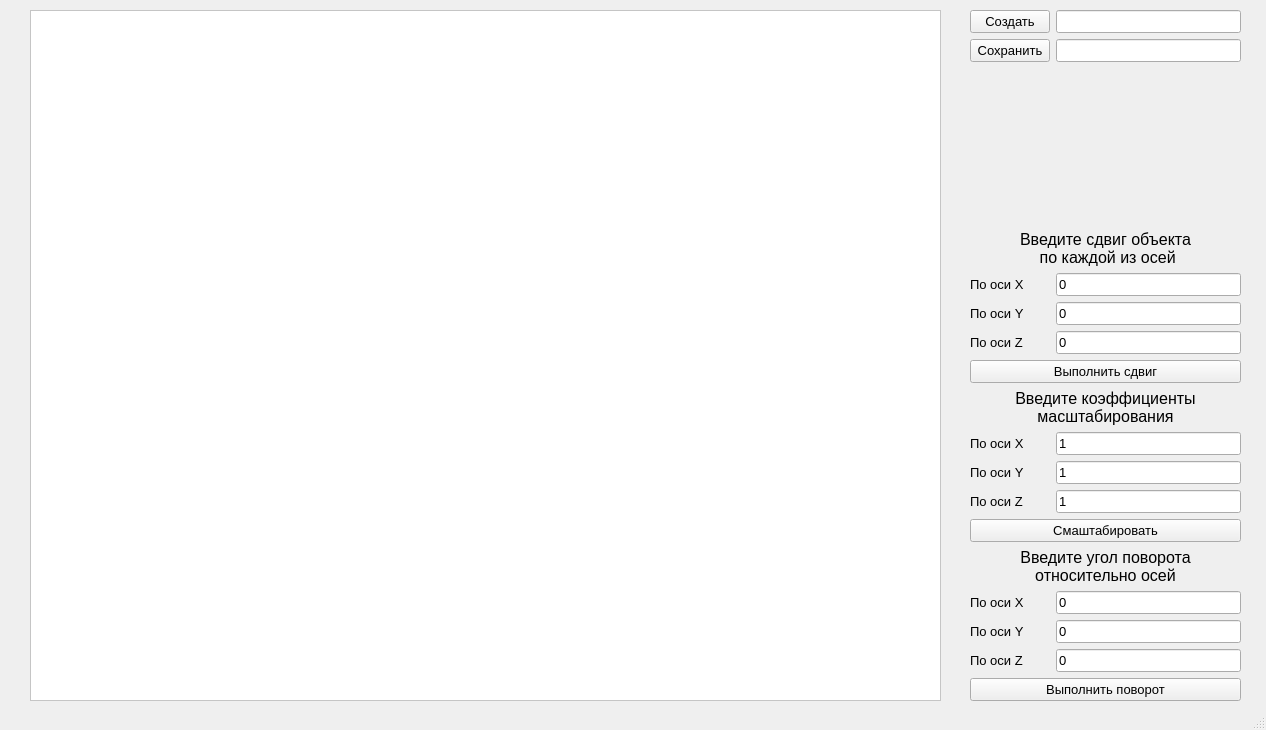
<?xml version="1.0" encoding="UTF-8"?>
<ui version="4.0">
 <class>MainWindow</class>
 <widget class="QMainWindow" name="MainWindow">
  <property name="geometry">
   <rect>
    <x>0</x>
    <y>0</y>
    <width>1266</width>
    <height>730</height>
   </rect>
  </property>
  <property name="minimumSize">
   <size>
    <width>1266</width>
    <height>730</height>
   </size>
  </property>
  <property name="maximumSize">
   <size>
    <width>1266</width>
    <height>730</height>
   </size>
  </property>
  <property name="windowTitle">
   <string>MainWindow</string>
  </property>
  <widget class="QWidget" name="centralwidget">
   <widget class="QWidget" name="formLayoutWidget">
    <property name="geometry">
     <rect>
      <x>970</x>
      <y>10</y>
      <width>271</width>
      <height>691</height>
     </rect>
    </property>
    <layout class="QFormLayout" name="formLayout">
     <item row="0" column="0">
      <widget class="QPushButton" name="createButton">
       <property name="sizePolicy">
        <sizepolicy hsizetype="Preferred" vsizetype="Minimum">
         <horstretch>100</horstretch>
         <verstretch>0</verstretch>
        </sizepolicy>
       </property>
       <property name="font">
        <font>
         <pointsize>10</pointsize>
        </font>
       </property>
       <property name="text">
        <string>Создать</string>
       </property>
      </widget>
     </item>
     <item row="0" column="1">
      <widget class="QLineEdit" name="createEdit">
       <property name="font">
        <font>
         <pointsize>10</pointsize>
        </font>
       </property>
      </widget>
     </item>
     <item row="1" column="0">
      <widget class="QPushButton" name="saveButton">
       <property name="font">
        <font>
         <pointsize>10</pointsize>
        </font>
       </property>
       <property name="text">
        <string>Сохранить</string>
       </property>
      </widget>
     </item>
     <item row="1" column="1">
      <widget class="QLineEdit" name="saveEdit">
       <property name="font">
        <font>
         <pointsize>10</pointsize>
        </font>
       </property>
      </widget>
     </item>
     <item row="3" column="0" colspan="2">
      <widget class="QLabel" name="carryoverLabel">
       <property name="font">
        <font>
         <family>Arial</family>
         <pointsize>12</pointsize>
        </font>
       </property>
       <property name="text">
        <string>Введите сдвиг объекта
 по каждой из осей</string>
       </property>
       <property name="alignment">
        <set>Qt::AlignCenter</set>
       </property>
      </widget>
     </item>
     <item row="4" column="0">
      <widget class="QLabel" name="dxLabel">
       <property name="font">
        <font>
         <pointsize>10</pointsize>
        </font>
       </property>
       <property name="text">
        <string>По оси X</string>
       </property>
      </widget>
     </item>
     <item row="4" column="1">
      <widget class="QLineEdit" name="dxEdit">
       <property name="font">
        <font>
         <pointsize>10</pointsize>
        </font>
       </property>
       <property name="text">
        <string>0</string>
       </property>
      </widget>
     </item>
     <item row="5" column="0">
      <widget class="QLabel" name="dyLabel">
       <property name="font">
        <font>
         <pointsize>10</pointsize>
        </font>
       </property>
       <property name="text">
        <string>По оси Y</string>
       </property>
      </widget>
     </item>
     <item row="5" column="1">
      <widget class="QLineEdit" name="dyEdit">
       <property name="font">
        <font>
         <pointsize>10</pointsize>
        </font>
       </property>
       <property name="text">
        <string>0</string>
       </property>
      </widget>
     </item>
     <item row="6" column="0">
      <widget class="QLabel" name="dzLabel">
       <property name="font">
        <font>
         <pointsize>10</pointsize>
        </font>
       </property>
       <property name="text">
        <string>По оси Z</string>
       </property>
      </widget>
     </item>
     <item row="6" column="1">
      <widget class="QLineEdit" name="dzEdit">
       <property name="font">
        <font>
         <pointsize>10</pointsize>
        </font>
       </property>
       <property name="text">
        <string>0</string>
       </property>
      </widget>
     </item>
     <item row="7" column="0" colspan="2">
      <widget class="QPushButton" name="carryoverButton">
       <property name="font">
        <font>
         <pointsize>10</pointsize>
        </font>
       </property>
       <property name="text">
        <string>Выполнить сдвиг</string>
       </property>
      </widget>
     </item>
     <item row="8" column="0" colspan="2">
      <widget class="QLabel" name="scaleLabel">
       <property name="font">
        <font>
         <family>Arial</family>
         <pointsize>12</pointsize>
        </font>
       </property>
       <property name="text">
        <string>Введите коэффициенты
масштабирования</string>
       </property>
       <property name="alignment">
        <set>Qt::AlignCenter</set>
       </property>
      </widget>
     </item>
     <item row="9" column="0">
      <widget class="QLabel" name="kxLabel">
       <property name="font">
        <font>
         <pointsize>10</pointsize>
        </font>
       </property>
       <property name="text">
        <string>По оси X</string>
       </property>
      </widget>
     </item>
     <item row="9" column="1">
      <widget class="QLineEdit" name="kxEdit">
       <property name="font">
        <font>
         <pointsize>10</pointsize>
        </font>
       </property>
       <property name="text">
        <string>1</string>
       </property>
      </widget>
     </item>
     <item row="10" column="0">
      <widget class="QLabel" name="kyLabel">
       <property name="font">
        <font>
         <pointsize>10</pointsize>
        </font>
       </property>
       <property name="text">
        <string>По оси Y</string>
       </property>
      </widget>
     </item>
     <item row="10" column="1">
      <widget class="QLineEdit" name="kyEdit">
       <property name="font">
        <font>
         <pointsize>10</pointsize>
        </font>
       </property>
       <property name="text">
        <string>1</string>
       </property>
      </widget>
     </item>
     <item row="11" column="0">
      <widget class="QLabel" name="kzLabel">
       <property name="font">
        <font>
         <pointsize>10</pointsize>
        </font>
       </property>
       <property name="text">
        <string>По оси Z</string>
       </property>
      </widget>
     </item>
     <item row="11" column="1">
      <widget class="QLineEdit" name="kzEdit">
       <property name="font">
        <font>
         <pointsize>10</pointsize>
        </font>
       </property>
       <property name="text">
        <string>1</string>
       </property>
      </widget>
     </item>
     <item row="12" column="0" colspan="2">
      <widget class="QPushButton" name="scaleButton">
       <property name="font">
        <font>
         <pointsize>10</pointsize>
        </font>
       </property>
       <property name="text">
        <string>Смаштабировать</string>
       </property>
      </widget>
     </item>
     <item row="13" column="0" colspan="2">
      <widget class="QLabel" name="turnLabel">
       <property name="font">
        <font>
         <family>Arial</family>
         <pointsize>12</pointsize>
        </font>
       </property>
       <property name="text">
        <string>Введите угол поворота
относительно осей</string>
       </property>
       <property name="alignment">
        <set>Qt::AlignCenter</set>
       </property>
      </widget>
     </item>
     <item row="14" column="0">
      <widget class="QLabel" name="oxLabel">
       <property name="font">
        <font>
         <pointsize>10</pointsize>
        </font>
       </property>
       <property name="text">
        <string>По оси X</string>
       </property>
      </widget>
     </item>
     <item row="14" column="1">
      <widget class="QLineEdit" name="oxEdit">
       <property name="font">
        <font>
         <pointsize>10</pointsize>
        </font>
       </property>
       <property name="text">
        <string>0</string>
       </property>
      </widget>
     </item>
     <item row="15" column="0">
      <widget class="QLabel" name="oyLabel">
       <property name="font">
        <font>
         <pointsize>10</pointsize>
        </font>
       </property>
       <property name="text">
        <string>По оси Y</string>
       </property>
      </widget>
     </item>
     <item row="15" column="1">
      <widget class="QLineEdit" name="oyEdit">
       <property name="font">
        <font>
         <pointsize>10</pointsize>
        </font>
       </property>
       <property name="text">
        <string>0</string>
       </property>
      </widget>
     </item>
     <item row="16" column="0">
      <widget class="QLabel" name="ozLabel">
       <property name="font">
        <font>
         <pointsize>10</pointsize>
        </font>
       </property>
       <property name="text">
        <string>По оси Z</string>
       </property>
      </widget>
     </item>
     <item row="16" column="1">
      <widget class="QLineEdit" name="ozEdit">
       <property name="font">
        <font>
         <pointsize>10</pointsize>
        </font>
       </property>
       <property name="text">
        <string>0</string>
       </property>
      </widget>
     </item>
     <item row="17" column="0" colspan="2">
      <widget class="QPushButton" name="turnButton">
       <property name="font">
        <font>
         <pointsize>10</pointsize>
        </font>
       </property>
       <property name="text">
        <string>Выполнить поворот</string>
       </property>
      </widget>
     </item>
     <item row="2" column="0" colspan="2">
      <spacer name="verticalSpacer">
       <property name="orientation">
        <enum>Qt::Vertical</enum>
       </property>
       <property name="sizeHint" stdset="0">
        <size>
         <width>20</width>
         <height>40</height>
        </size>
       </property>
      </spacer>
     </item>
    </layout>
   </widget>
   <widget class="QGraphicsView" name="graphicsView">
    <property name="geometry">
     <rect>
      <x>30</x>
      <y>10</y>
      <width>911</width>
      <height>691</height>
     </rect>
    </property>
    <property name="styleSheet">
     <string notr="true">background-color: rgb(255, 255, 255);</string>
    </property>
   </widget>
  </widget>
  <widget class="QStatusBar" name="statusbar"/>
 </widget>
 <resources/>
 <connections/>
</ui>
